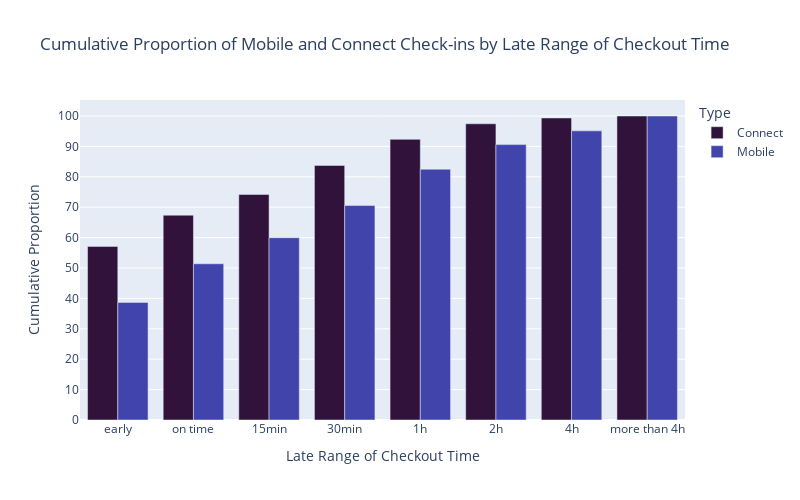

The notebook cell saved with this chart:
### Code cell
# Convertir le DataFrame au format "long" pour Plotly Express
cumMobCon_long = cumMobCon.melt(
    id_vars=["late_range_checkout_time"],
    value_vars=[
        "cumulative_proportion_connect",
        "cumulative_proportion_mobile",
    ],
    var_name="Type",
    value_name="Proportion")

# Remplacer les noms dans la colonne "Type" par les labels souhaités
cumMobCon_long["Type"] = cumMobCon_long["Type"].replace(
    {
        "cumulative_proportion_connect": "Connect",
        "cumulative_proportion_mobile": "Mobile",
    }
)

# Créer le graphique avec les nouvelles données
fig = px.bar(
    cumMobCon_long,
    x="late_range_checkout_time",
    y="Proportion",
    color="Type", 
    title="Cumulative Proportion of Mobile and Connect Check-ins by Late Range of Checkout Time",
    color_discrete_sequence=px.colors.sequential.Turbo,
    height=500, width=800
)

fig.update_layout(
    barmode="group",
    xaxis_title="Late Range of Checkout Time",
    yaxis_title="Cumulative Proportion",
    yaxis=dict(
        tickmode="linear",  # Mode pour un espacement constant
        dtick=10,  # Espacement des ticks (10 unités)
    ),
)
fig.show()

### Figure 1 — Plotly figure (JSON) as saved in the notebook; plotly's stock layout.template omitted (floating-point values rounded to 4 significant figures)
{"data": [{"alignmentgroup": "True", "hovertemplate": "Type=Connect<br>late_range_checkout_time=%{x}<br>Proportion=%{y}<extra></extra>", "legendgroup": "Connect", "marker": {"color": "#30123b", "pattern": {"shape": ""}}, "name": "Connect", "offsetgroup": "Connect", "orientation": "v", "showlegend": true, "textposition": "auto", "type": "bar", "x": ["early", "on time", "15min", "30min", "1h", "2h", "4h", "more than 4h"], "xaxis": "x", "y": [57.11, 67.37, 74.19, 83.74, 92.33, 97.44, 99.35, 100.0], "yaxis": "y"}, {"alignmentgroup": "True", "hovertemplate": "Type=Mobile<br>late_range_checkout_time=%{x}<br>Proportion=%{y}<extra></extra>", "legendgroup": "Mobile", "marker": {"color": "#4145ab", "pattern": {"shape": ""}}, "name": "Mobile", "offsetgroup": "Mobile", "orientation": "v", "showlegend": true, "textposition": "auto", "type": "bar", "x": ["early", "on time", "15min", "30min", "1h", "2h", "4h", "more than 4h"], "xaxis": "x", "y": [38.69, 51.39, 59.96, 70.55, 82.49, 90.59, 95.11, 100.0], "yaxis": "y"}], "layout": {"barmode": "group", "height": 500, "legend": {"title": {"text": "Type"}, "tracegroupgap": 0}, "title": {"text": "Cumulative Proportion of Mobile and Connect Check-ins by Late Range of Checkout Time"}, "width": 800, "xaxis": {"anchor": "y", "domain": [0, 1], "title": {"text": "Late Range of Checkout Time"}}, "yaxis": {"anchor": "x", "domain": [0, 1], "dtick": 10, "tickmode": "linear", "title": {"text": "Cumulative Proportion"}}}}
